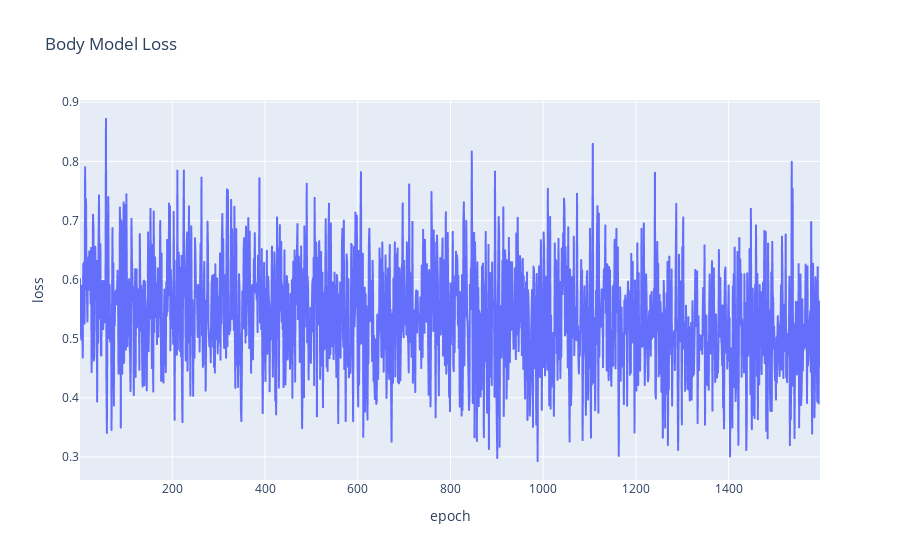

Notebook code for this chart:
### Code cell
# plot body model loss using plotly express
import plotly.express as px
foo = pd.DataFrame()
foo['epoch'] = range(1, len(data['train_loss']) + 1)
foo['loss'] = data['train_loss']
fig = px.line(foo, x='epoch', y='loss', title='Body Model Loss')
fig.show()

### Figure 1 — Plotly figure (JSON) as saved in the notebook; plotly's stock layout.template omitted (floating-point values rounded to 4 significant figures; data arrays with more than 128 entries replaced by an {"elided": "..."} marker saying what was removed)
{"data": [{"hovertemplate": "epoch=%{x}<br>loss=%{y}<extra></extra>", "legendgroup": "", "line": {"color": "#636efa", "dash": "solid"}, "marker": {"symbol": "circle"}, "mode": "lines", "name": "", "showlegend": false, "type": "scattergl", "x": {"elided": "1597 int values"}, "xaxis": "x", "y": {"elided": "1597 float values"}, "yaxis": "y"}], "layout": {"legend": {"tracegroupgap": 0}, "title": {"text": "Body Model Loss"}, "xaxis": {"anchor": "y", "domain": [0, 1], "title": {"text": "epoch"}}, "yaxis": {"anchor": "x", "domain": [0, 1], "title": {"text": "loss"}}}}
